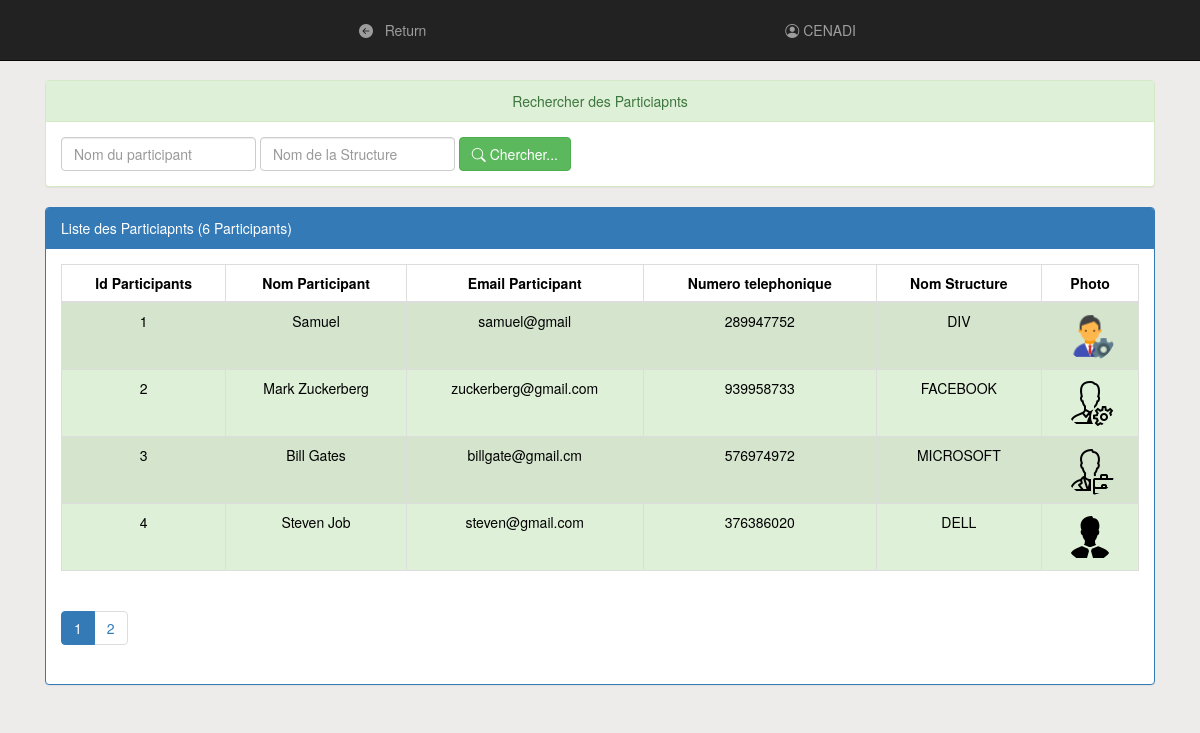
The page /pages/participantForm.php (signed in) on the database its author committed.
### tables this page shows
create table Participant (
    idParticipant int(4) auto_increment primary key,
     
    nomParti varchar(50),
    email varchar(50),
    numTel int(15),
    nomStructure varchar(50),
    photo varchar(255),
    mot_de_passe varchar(50),
    etat int(1),   
    idAdministrateur int(4)
);

### pages/participantForm.php (the view, shortened to what this page needs)
<?php
    require_once('connexiondb.php');
    $nomParti=isset($_GET['nomParti'])?$_GET['nomParti']:"";
    $nomStructure=isset($_GET['nomStructure'])?$_GET['nomStructure']:"";
    $size=isset($_GET['size'])?$_GET['size']:4;
    $page=isset($_GET['page'])?$_GET['page']:1;
    $offset=($page-1)*$size;
    $requete="select * from Participant
        where nomParti like '%$nomParti%'
        limit $size
        offset $offset";
    $requeteCount="select count(*) countP from Participant
        where nomParti like '%$nomParti%'";
    $resultatP=$conn->query($requete);
    $resultatCount=$conn->query($requeteCount);
    $tabCount=$resultatCount->fetch();
    $nbrParti=$tabCount['countP'];
    $reste=$nbrParti % $size;
    if($reste===0)
        $nbrPage=$nbrParti/$size;
    else
        $nbrPage=floor($nbrParti/$size)+1;
?>
<!DOCTYPE HTML>
<HTML>
    <head>
        <link rel="stylesheet" href="https://cdn.jsdelivr.net/npm/bootstrap-icons@1.11.3/font/bootstrap-icons.min.css">
        <link rel="stylesheet" href="https://cdn.jsdelivr.net/npm/bootstrap@5.3.3/dist/css/bootstrap.min.css">
        <link rel="stylesheet" type="text/css" href="../css/bootstrap.css">
        <link rel="stylesheet" type="text/css" href="../css/font-awesome.min.css">
        <link rel="stylesheet" type="text/css" href="../css/monstyle.css">
        <link rel="stylesheet" href="../CSS/bootstrap.min.css">
    </head>
    <body>
        <?php include("menu1Form.php"); ?>
        <br>
        <div class="container">
            <div class="panel panel-success margetop60">
				<div class="panel-heading text-center">Rechercher des Particiapnts</div>
				<div class="panel-body">
					<form method="get" action="participant.php" class="form-inline">
						<div class="form-group">
                            <input type="text" name="nomParti"
                                   placeholder="Nom du participant"
                                   class="form-control"
                                   value="<?php echo $nomParti ?>"/>
                        </div>
                        <div class="form-group">
                            <input type="text" name="nomStructure"
                                   placeholder="Nom de la Structure"
                                   class="form-control"
                                   value="<?php echo $nomStructure ?>"/>
                        </div>
				        <button type="submit" class="btn btn-success">
                            <span class="bi bi-search"></span>
                            Chercher...
                        </button>
					</form>
				</div>
			</div>
            <div class="panel panel-primary">
                <div class="panel-heading">Liste des Particiapnts (<?php echo $nbrParti ?> Participants)</div>
                <div class="panel-body">
                    <table class="table table-striped table-bordered">
                        <thead>
                            <tr>
                                <th class="text-center">Id Participants</th><th class="text-center">Nom Participant</th><th class="text-center">Email Participant</th><th class="text-center">Numero telephonique</th><th class="text-center">Nom Structure</th><th class="text-center">Photo</th>
                            </tr>
                        </thead>
                        <tbody>
                            <?php while($Participant=$resultatP->fetch()){ ?>
                                <tr class="<?php echo $Participant['etat']==1?'success':'danger'?>">
                                    <td class="text-center"><?php echo $Participant['idParticipant'] ?> </td>
                                    <td class="text-center"><?php echo $Participant['nomParti'] ?> </td>
                                    <td class="text-center"><?php echo $Participant['email'] ?> </td>
                                    <td class="text-center"><?php echo $Participant['numTel'] ?> </td>
                                    <td class="text-center"><?php echo $Participant['nomStructure'] ?> </td>
                                    <td class="text-center">
                                        <img src="../Documents/photo/<?php echo $Participant['photo']?>"
                                        width="50px" height="50px" class="img-circle">
                                    </td>
                                </tr>
                            <?PHP } ?>
                       </tbody>
                    </table>
                <div>
                    <ul class="pagination">
                        <?php for($i=1;$i<=$nbrPage;$i++){ ?>
                            <li class="<?php if($i==$page) echo 'active' ?>">
            <a href="ParticipantForm?page=<?php echo $i;?>&nomParti=<?php echo $nomParti ?>&nomStructure=<?php echo $nomStructure ?>">
                                    <?php echo $i; ?>
                                </a>
                             </li>
                        <?php } ?>
                    </ul>
                </div>
                </div>
            </div>
        </div>
    </body>
</HTML>

### CSS/monstyle.css (style rules this page uses)
.margetop60 { margin-top: 60px; }
.form-group { position: relative; }

### pages/participantForm.php (style rules this page uses)
body { background-color: #eeebeb; }

### rows shown on the page
participant: idParticipant "1", nomParti "Samuel", email "samuel@gmail", numTel "289947752", nomStructure "DIV", photo (picture)
participant: idParticipant "2", nomParti "Mark Zuckerberg", email "zuckerberg@gmail.com", numTel "939958733", nomStructure "FACEBOOK", photo (picture)
participant: idParticipant "3", nomParti "Bill Gates", email "billgate@gmail.cm", numTel "576974972", nomStructure "MICROSOFT", photo (picture)
participant: idParticipant "4", nomParti "Steven Job", email "steven@gmail.com", numTel "376386020", nomStructure "DELL", photo (picture)

### other values the page prints
$_SESSION['denomination'] "CENADI"
$nbrParti "6"
